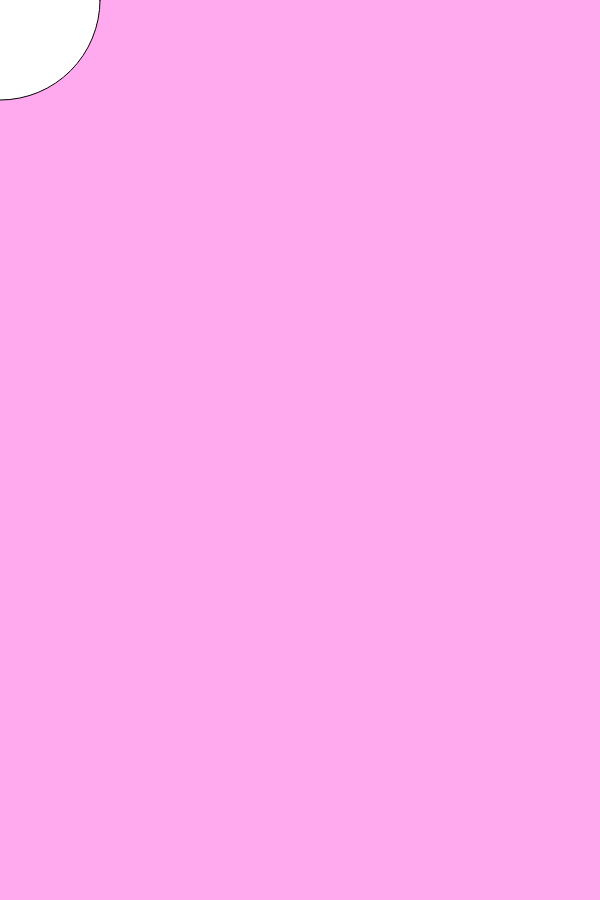
Frame 1 (no input)
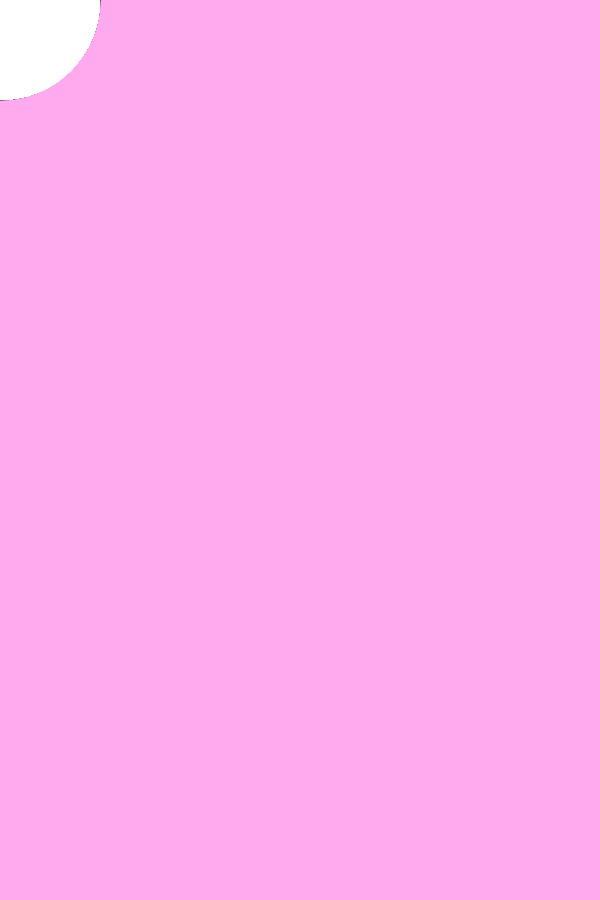
Frame 60 (no input)
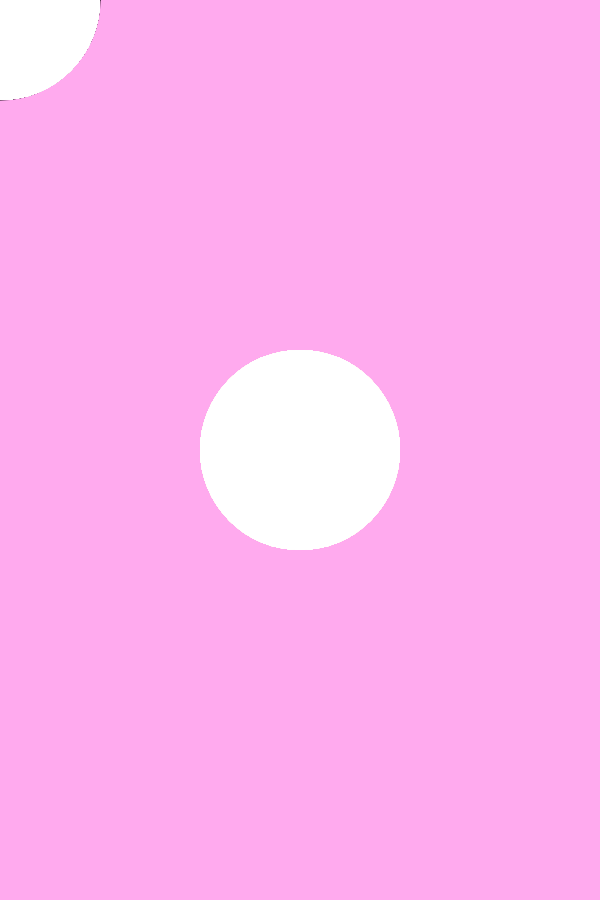
Frame 120 (the mouse pressed at the canvas centre since frame 60)

The p5.js sketch that drew these frames (run headless with seeded random() and noise() and a simulated clock; from frame 60 on, the mouse is pressed at the canvas centre):

// p5.js sketch
// ── sketch.js
function setup() {
  createCanvas(600, 900);

  background('#fae');

}


function draw() {
  ellipse(mouseX, mouseY, 200, 200);
  strokeWeight (0);
  stroke (51);}
    
